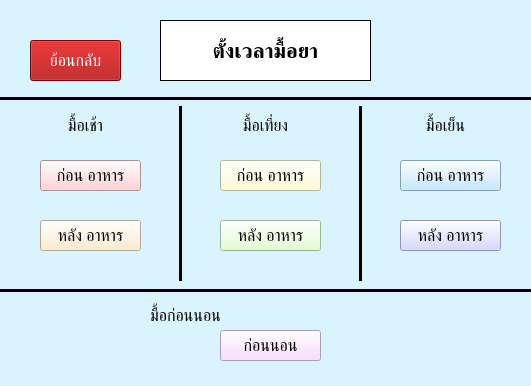
<?xml version="1.0" encoding="UTF-8"?>
<ui version="4.0">
 <class>select_time</class>
 <widget class="QMainWindow" name="select_time">
  <property name="geometry">
   <rect>
    <x>0</x>
    <y>0</y>
    <width>531</width>
    <height>386</height>
   </rect>
  </property>
  <property name="windowTitle">
   <string>ตั้งเวลามื้อยา</string>
  </property>
  <property name="styleSheet">
   <string notr="true">background-color: rgb(217, 244, 255)</string>
  </property>
  <widget class="QWidget" name="centralwidget">
   <widget class="Line" name="line_2">
    <property name="geometry">
     <rect>
      <x>0</x>
      <y>280</y>
      <width>1201</width>
      <height>20</height>
     </rect>
    </property>
    <property name="frameShadow">
     <enum>QFrame::Plain</enum>
    </property>
    <property name="lineWidth">
     <number>3</number>
    </property>
    <property name="orientation">
     <enum>Qt::Horizontal</enum>
    </property>
   </widget>
   <widget class="Line" name="line_4">
    <property name="geometry">
     <rect>
      <x>350</x>
      <y>100</y>
      <width>20</width>
      <height>181</height>
     </rect>
    </property>
    <property name="frameShadow">
     <enum>QFrame::Plain</enum>
    </property>
    <property name="lineWidth">
     <number>3</number>
    </property>
    <property name="orientation">
     <enum>Qt::Vertical</enum>
    </property>
   </widget>
   <widget class="Line" name="line_3">
    <property name="geometry">
     <rect>
      <x>170</x>
      <y>100</y>
      <width>20</width>
      <height>181</height>
     </rect>
    </property>
    <property name="frameShadow">
     <enum>QFrame::Plain</enum>
    </property>
    <property name="lineWidth">
     <number>3</number>
    </property>
    <property name="orientation">
     <enum>Qt::Vertical</enum>
    </property>
   </widget>
   <widget class="QLabel" name="b_label">
    <property name="geometry">
     <rect>
      <x>20</x>
      <y>110</y>
      <width>131</width>
      <height>31</height>
     </rect>
    </property>
    <property name="font">
     <font>
      <pointsize>12</pointsize>
     </font>
    </property>
    <property name="text">
     <string>มื้อเช้า</string>
    </property>
    <property name="alignment">
     <set>Qt::AlignCenter</set>
    </property>
   </widget>
   <widget class="QPushButton" name="back_pushButton">
    <property name="geometry">
     <rect>
      <x>30</x>
      <y>40</y>
      <width>91</width>
      <height>41</height>
     </rect>
    </property>
    <property name="font">
     <font>
      <pointsize>12</pointsize>
     </font>
    </property>
    <property name="styleSheet">
     <string notr="true">color: rgb(255, 255, 255);
background-color: rgb(166, 0, 0)</string>
    </property>
    <property name="text">
     <string>ย้อนกลับ</string>
    </property>
   </widget>
   <widget class="Line" name="line">
    <property name="geometry">
     <rect>
      <x>-10</x>
      <y>90</y>
      <width>1201</width>
      <height>16</height>
     </rect>
    </property>
    <property name="frameShadow">
     <enum>QFrame::Plain</enum>
    </property>
    <property name="lineWidth">
     <number>3</number>
    </property>
    <property name="orientation">
     <enum>Qt::Horizontal</enum>
    </property>
   </widget>
   <widget class="QLabel" name="d_label">
    <property name="geometry">
     <rect>
      <x>380</x>
      <y>110</y>
      <width>131</width>
      <height>31</height>
     </rect>
    </property>
    <property name="font">
     <font>
      <pointsize>12</pointsize>
     </font>
    </property>
    <property name="text">
     <string>มื้อเย็น</string>
    </property>
    <property name="alignment">
     <set>Qt::AlignCenter</set>
    </property>
   </widget>
   <widget class="QLabel" name="l_label">
    <property name="geometry">
     <rect>
      <x>200</x>
      <y>110</y>
      <width>131</width>
      <height>31</height>
     </rect>
    </property>
    <property name="font">
     <font>
      <pointsize>12</pointsize>
     </font>
    </property>
    <property name="text">
     <string>มื้อเที่ยง</string>
    </property>
    <property name="alignment">
     <set>Qt::AlignCenter</set>
    </property>
   </widget>
   <widget class="QLabel" name="time_label">
    <property name="geometry">
     <rect>
      <x>160</x>
      <y>20</y>
      <width>211</width>
      <height>61</height>
     </rect>
    </property>
    <property name="font">
     <font>
      <pointsize>16</pointsize>
      <weight>75</weight>
      <bold>true</bold>
     </font>
    </property>
    <property name="styleSheet">
     <string notr="true">background-color: rgb(255, 255, 255);</string>
    </property>
    <property name="frameShape">
     <enum>QFrame::Box</enum>
    </property>
    <property name="lineWidth">
     <number>1</number>
    </property>
    <property name="text">
     <string>ตั้งเวลามื้อยา</string>
    </property>
    <property name="textFormat">
     <enum>Qt::AutoText</enum>
    </property>
    <property name="scaledContents">
     <bool>false</bool>
    </property>
    <property name="alignment">
     <set>Qt::AlignCenter</set>
    </property>
    <property name="wordWrap">
     <bool>true</bool>
    </property>
   </widget>
   <widget class="QLabel" name="bed_label">
    <property name="geometry">
     <rect>
      <x>120</x>
      <y>300</y>
      <width>131</width>
      <height>31</height>
     </rect>
    </property>
    <property name="font">
     <font>
      <pointsize>12</pointsize>
     </font>
    </property>
    <property name="text">
     <string>มื้อก่อนนอน</string>
    </property>
    <property name="alignment">
     <set>Qt::AlignCenter</set>
    </property>
   </widget>
   <widget class="QPushButton" name="bb_pushButton">
    <property name="geometry">
     <rect>
      <x>40</x>
      <y>160</y>
      <width>101</width>
      <height>31</height>
     </rect>
    </property>
    <property name="font">
     <font>
      <pointsize>12</pointsize>
     </font>
    </property>
    <property name="styleSheet">
     <string notr="true">background-color: rgb(255, 198, 199);</string>
    </property>
    <property name="text">
     <string>ก่อน อาหาร</string>
    </property>
   </widget>
   <widget class="QPushButton" name="ab_pushButton">
    <property name="geometry">
     <rect>
      <x>40</x>
      <y>220</y>
      <width>101</width>
      <height>31</height>
     </rect>
    </property>
    <property name="font">
     <font>
      <pointsize>12</pointsize>
     </font>
    </property>
    <property name="styleSheet">
     <string notr="true">background-color: rgb(255, 232, 194);</string>
    </property>
    <property name="text">
     <string>หลัง อาหาร</string>
    </property>
   </widget>
   <widget class="QPushButton" name="bl_pushButton">
    <property name="geometry">
     <rect>
      <x>220</x>
      <y>160</y>
      <width>101</width>
      <height>31</height>
     </rect>
    </property>
    <property name="font">
     <font>
      <pointsize>12</pointsize>
     </font>
    </property>
    <property name="styleSheet">
     <string notr="true">background-color: rgb(255, 254, 202);</string>
    </property>
    <property name="text">
     <string>ก่อน อาหาร</string>
    </property>
   </widget>
   <widget class="QPushButton" name="al_pushButton">
    <property name="geometry">
     <rect>
      <x>220</x>
      <y>220</y>
      <width>101</width>
      <height>31</height>
     </rect>
    </property>
    <property name="font">
     <font>
      <pointsize>12</pointsize>
     </font>
    </property>
    <property name="styleSheet">
     <string notr="true">background-color: rgb(219, 255, 199);</string>
    </property>
    <property name="text">
     <string>หลัง อาหาร</string>
    </property>
   </widget>
   <widget class="QPushButton" name="bd_pushButton">
    <property name="geometry">
     <rect>
      <x>400</x>
      <y>160</y>
      <width>101</width>
      <height>31</height>
     </rect>
    </property>
    <property name="font">
     <font>
      <pointsize>12</pointsize>
     </font>
    </property>
    <property name="styleSheet">
     <string notr="true">background-color: rgb(185, 227, 255);</string>
    </property>
    <property name="text">
     <string>ก่อน อาหาร</string>
    </property>
   </widget>
   <widget class="QPushButton" name="ad_pushButton">
    <property name="geometry">
     <rect>
      <x>400</x>
      <y>220</y>
      <width>101</width>
      <height>31</height>
     </rect>
    </property>
    <property name="font">
     <font>
      <pointsize>12</pointsize>
     </font>
    </property>
    <property name="styleSheet">
     <string notr="true">background-color: rgb(201, 205, 255);</string>
    </property>
    <property name="text">
     <string>หลัง อาหาร</string>
    </property>
   </widget>
   <widget class="QPushButton" name="bbed_pushButton">
    <property name="geometry">
     <rect>
      <x>220</x>
      <y>330</y>
      <width>101</width>
      <height>31</height>
     </rect>
    </property>
    <property name="font">
     <font>
      <pointsize>12</pointsize>
     </font>
    </property>
    <property name="styleSheet">
     <string notr="true">background-color: rgb(250, 211, 255);</string>
    </property>
    <property name="text">
     <string>ก่อนนอน</string>
    </property>
   </widget>
  </widget>
 </widget>
 <resources>
  <include location="../Resources/resources.qrc"/>
  <include location="../../../../../../Program Files (x86)/Resources/resources.qrc"/>
 </resources>
 <connections/>
</ui>
